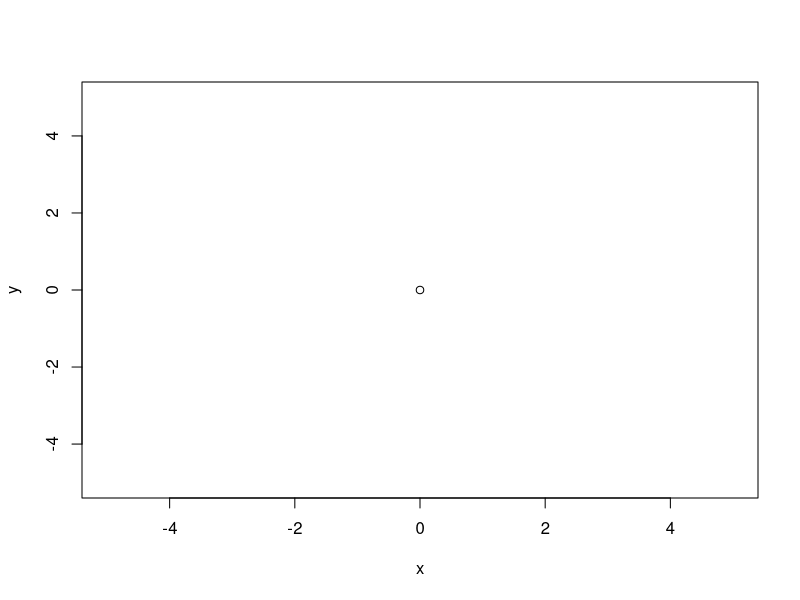
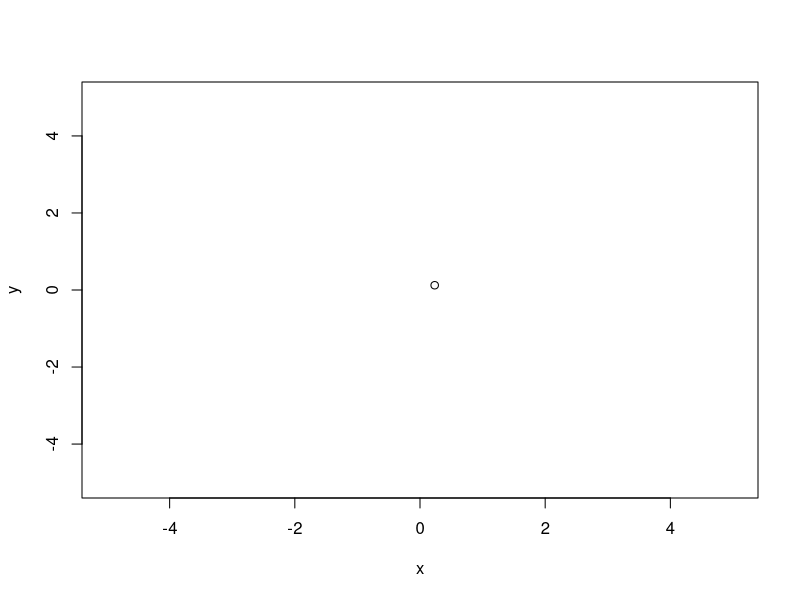
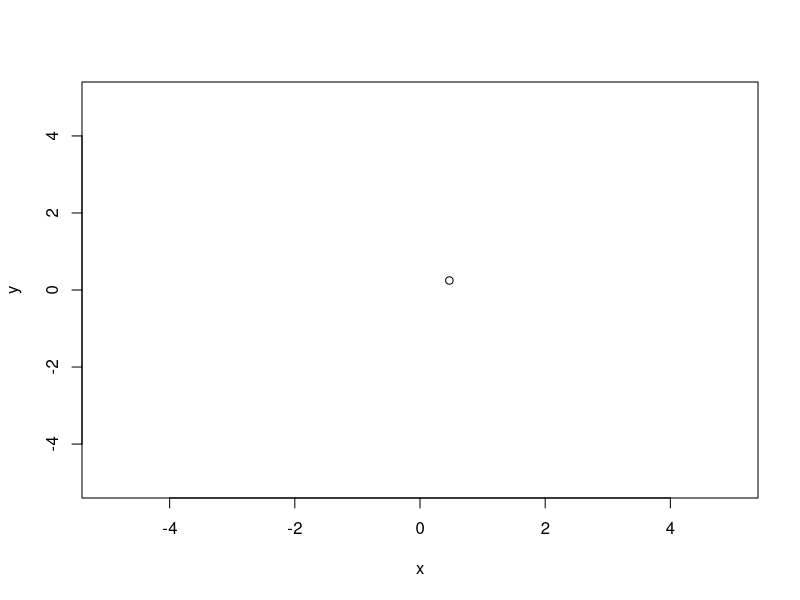
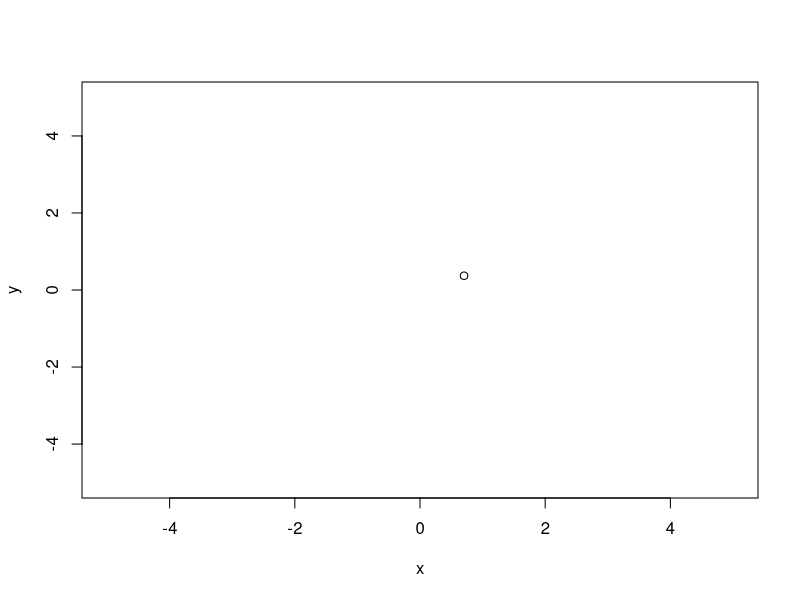
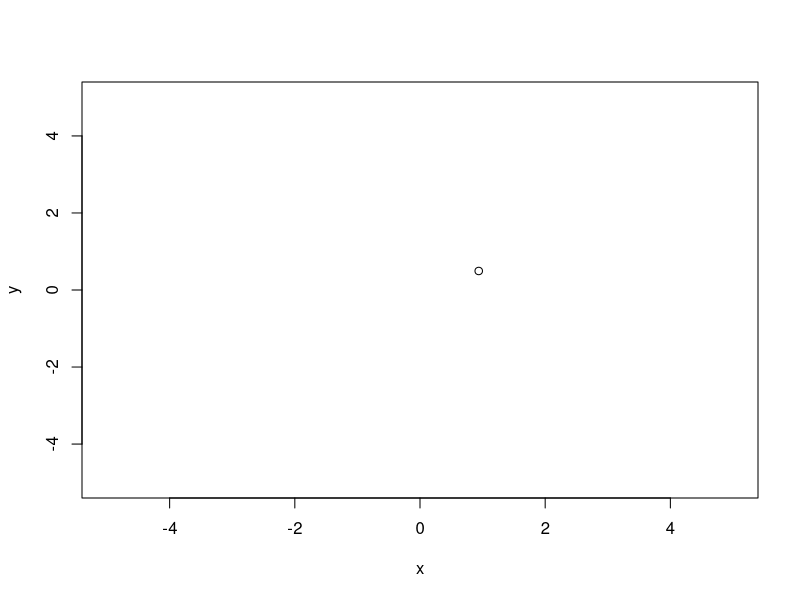
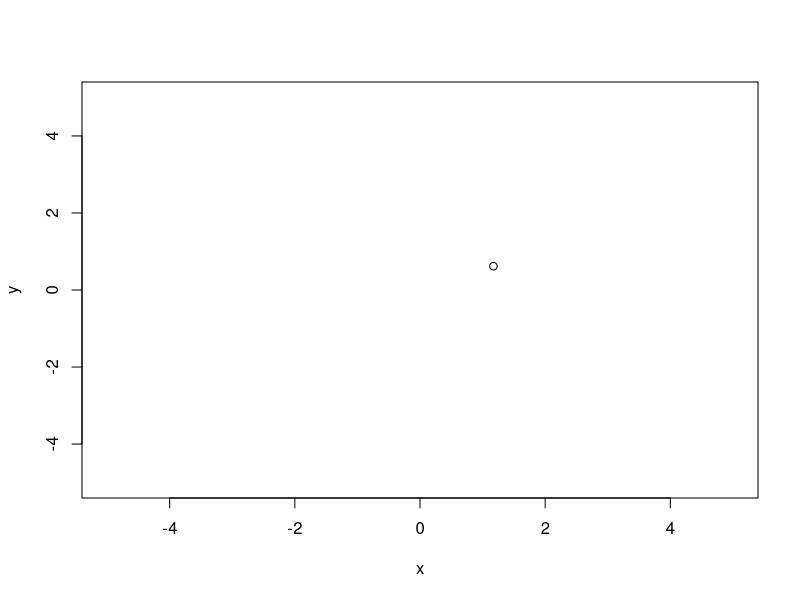
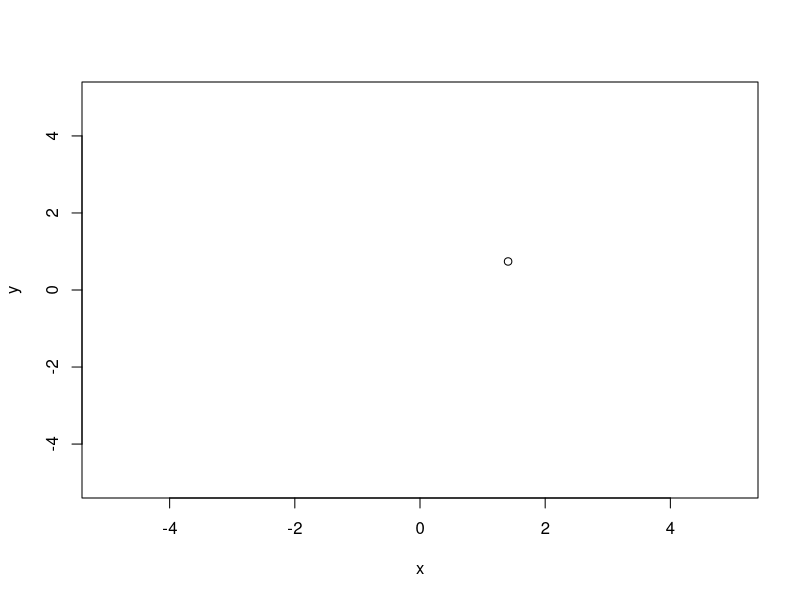
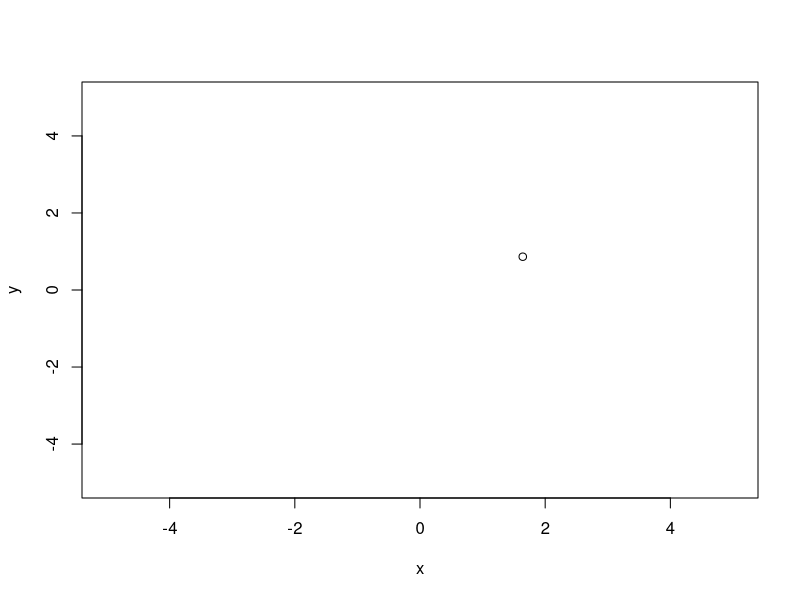

Write the R code that produced these figures, in order. (Note: a time limit stopped this script after it produced the figures.)
update <- function(x,v){
  # TODO: Check the boundary collision, and update v. 
  if(x[1] > 5 | x[1] < -5){
    v[1] <- - v[1]
  }
  if(x[2] > 5 | x[2] < -5){
    v[2] <- - v[2]
  }
  
  x <- x + v #update x
  return(list(x,v))
}

x <- c(0,0) #the initial position of x
v <- c(.23456,.12345) #the initial velocity of x

while(T){
  #TODO: create a new plot and draw x's current location 
  plot(c(-5, 5), c(-5, 5), type = "n", xlab = "x", ylab = "y")
  points(x[1],x[2])
  
  xv <- update(x,v) # update x and v
  # getting new x and v from the returned list. 
  # list indexing uses double brackets [[]]
  x<- xv[[1]]
  v<- xv[[2]]
  
  # wait a bit to allow RStudio plot the picture. 
  Sys.sleep(.1)
}
